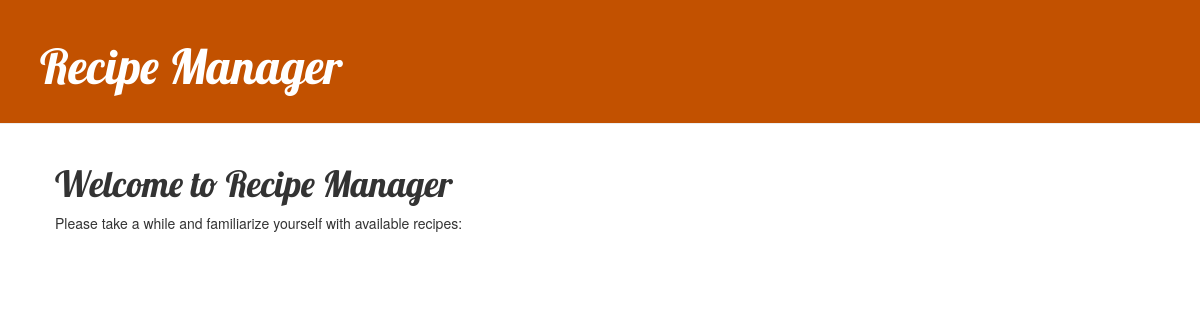
Before: / with the older database file.
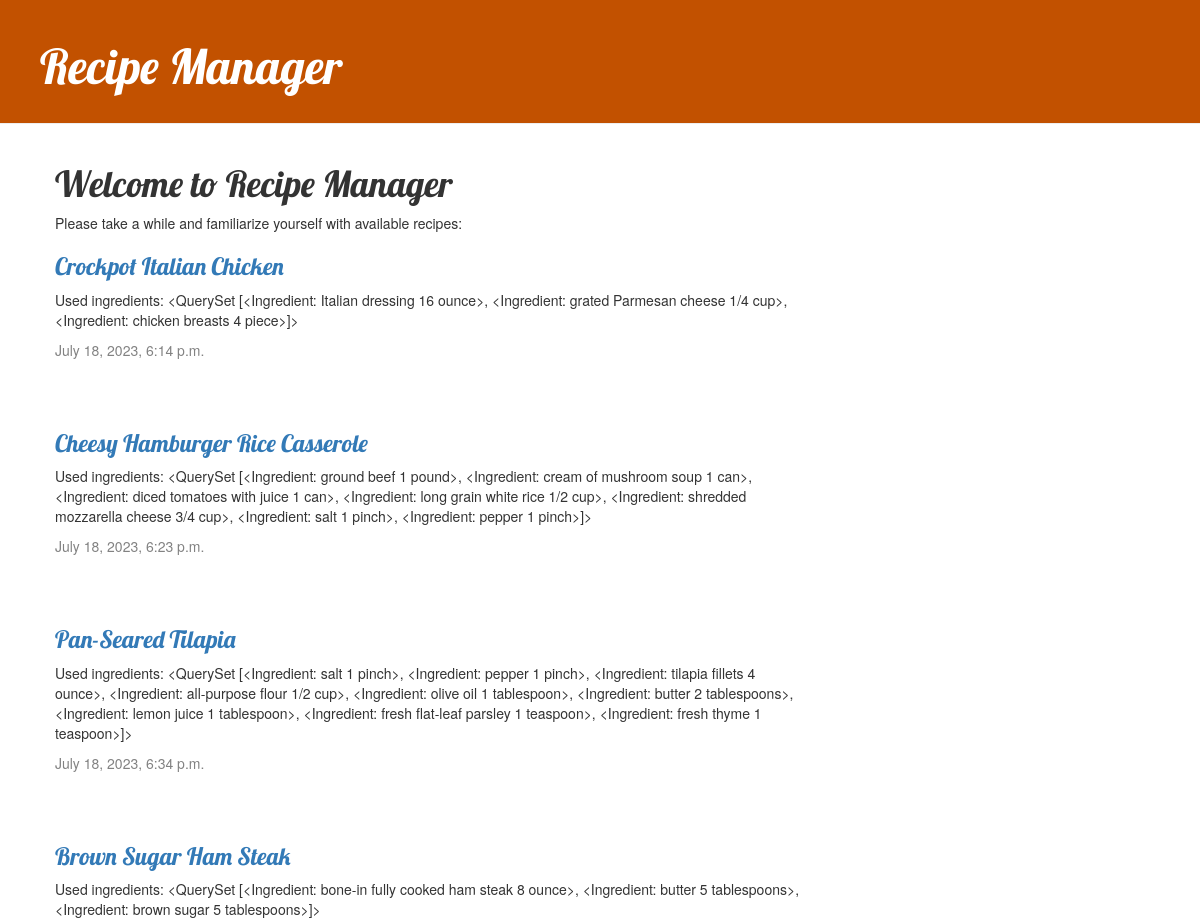
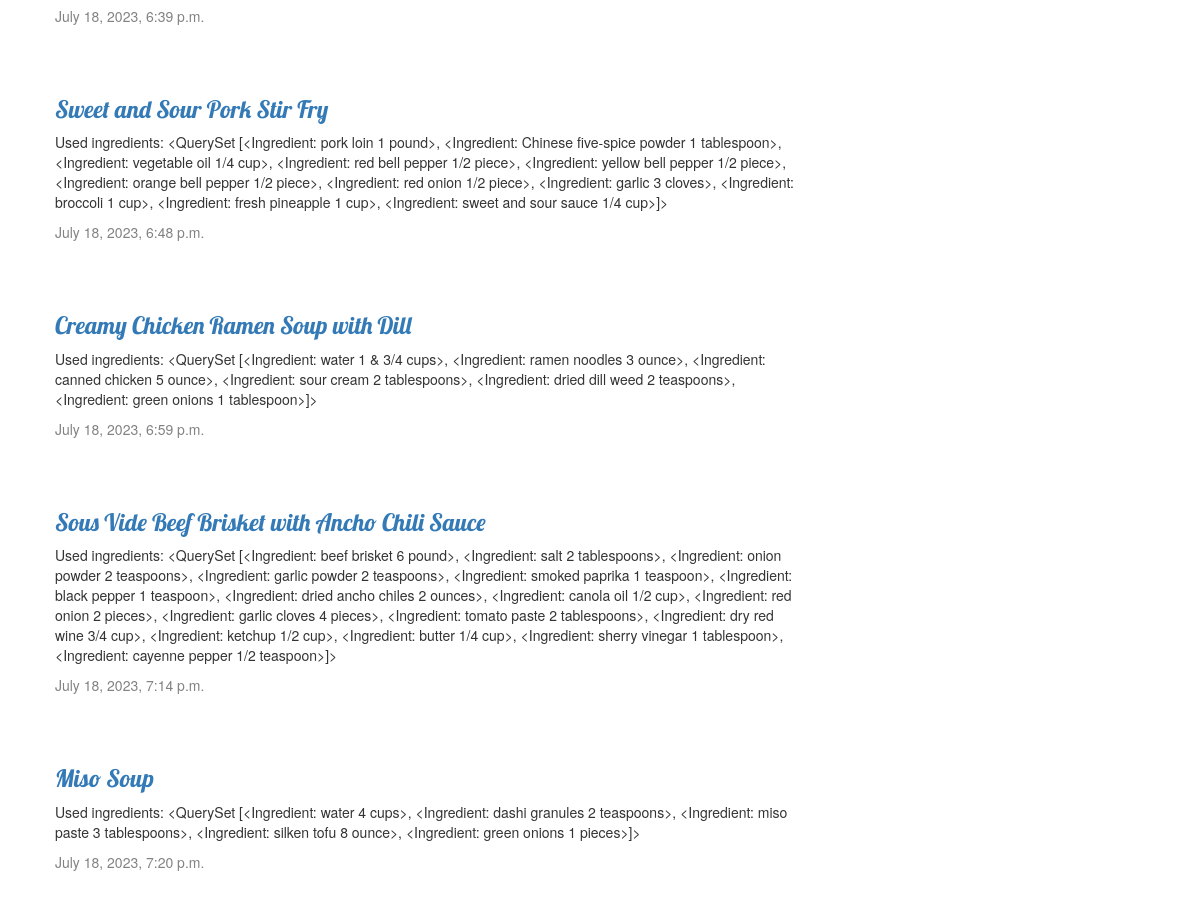
After: the same page with the newer database file (2 pictures, top to bottom).
### recipes/models/recipe.py (models this page shows, shortened)
class Recipe(models.Model):
    title = models.CharField(max_length=100, db_comment="The title of the recipe.")
    description = models.TextField(db_comment="A description or instructions for the recipe.")
    chef = models.ForeignKey(Chef, on_delete=models.CASCADE, db_comment="The chef who created the recipe.")
    ingredients = models.ManyToManyField(Ingredient)
    categories = models.ManyToManyField(Category)
    created_at = models.DateTimeField(auto_now_add=True, db_comment="The timestamp when the recipe was created.")

### recipes/models/ingredient.py (models this page shows)
class Ingredient(models.Model):
    name = models.CharField(max_length=100, db_comment="The name of the ingredient.")
    quantity = models.CharField(max_length=100, db_comment="The quantity or amount required.")
    def __str__(self):
        return f'{self.name} {self.quantity}'

### recipes/views/recipes_view.py (the view)
# urls.py: path('', views.recipes_list, name='recipes_list'),
def recipes_list(request):
    try:
        recipes = Recipe.objects.filter(created_at__lte=timezone.now()).order_by('created_at')
        return render(request, 'recipes/recipes_list.html', {'recipes': recipes})
    except Http404:
        return render(request, "recipes/error.html", {"error_title": "page not found",
                                                      "error_text1": "Sorry, but the page you requested cannot be found.",
                                                      "error_text2": "Try checking the URL for errors, then hit the refresh button on your browser."})

### recipes/templates/recipes/recipes_list.html (shortened to what this page needs)
{% extends 'recipes/home.html' %}
{% block content %}
<div>
    <h1>Welcome to Recipe Manager</h1>
    <p>Please take a while and familiarize yourself with available recipes:</p>
</div>
{% for recipe in recipes %}
<div class="recipe">
    <h3><a href="{% url 'recipe_detail' pk=recipe.pk %}">{{ recipe.title }}</a></h3>
    <p>Used ingredients: {{ recipe.ingredients.all }}</p>
    <div class="date">
        {{ recipe.created_at }}
    </div>
    </div>
{% endfor %}
{% endblock %}

Changed rows visible on the page:
added Recipe: title "Crockpot Italian Chicken", ingredients.all "<QuerySet [<Ingredient: Italian dressing 16 ounce>, <Ingredient: grated Parmesan cheese 1/4 cup>, <Ingredient: chicken breasts 4 piece>]>", created_at "July 18, 2023, 6:14 p.m."
added Recipe: title "Cheesy Hamburger Rice Casserole", ingredients.all "<QuerySet [<Ingredient: ground beef 1 pound>, <Ingredient: cream of mushroom soup 1 can>, <Ingredient: diced tomatoes with juice 1 can>, <Ingredient: long grain white rice 1/2 cup>, <Ingredient: shredded mozzarella cheese 3/4 cup>, <Ingredient: salt 1 pinch>, <Ingredient: pepper 1 pinch>]>", created_at "July 18, 2023, 6:23 p.m."
added Recipe: title "Pan-Seared Tilapia", ingredients.all "<QuerySet [<Ingredient: salt 1 pinch>, <Ingredient: pepper 1 pinch>, <Ingredient: tilapia fillets 4 ounce>, <Ingredient: all-purpose flour 1/2 cup>, <Ingredient: olive oil 1 tablespoon>, <Ingredient: butter 2 tablespoons>, <Ingredient: lemon juice 1 tablespoon>, <Ingredient: fresh flat-leaf parsley 1 teaspoon>, <Ingredient: fresh thyme 1 teaspoon>]>", created_at "July 18, 2023, 6:34 p.m."
added Recipe: title "Brown Sugar Ham Steak", ingredients.all "<QuerySet [<Ingredient: bone-in fully cooked ham steak 8 ounce>, <Ingredient: butter 5 tablespoons>, <Ingredient: brown sugar 5 tablespoons>]>", created_at "July 18, 2023, 6:39 p.m."
added Recipe: title "Sweet and Sour Pork Stir Fry", ingredients.all "<QuerySet [<Ingredient: pork loin 1 pound>, <Ingredient: Chinese five-spice powder 1 tablespoon>, <Ingredient: vegetable oil 1/4 cup>, <Ingredient: red bell pepper 1/2 piece>, <Ingredient: yellow bell pepper 1/2 piece>, <Ingredient: orange bell pepper 1/2 piece>, <Ingredient: red onion 1/2 piece>, <Ingredient: garlic 3 cloves>, <Ingredient: broccoli 1 cup>, <Ingredient: fresh pineapple 1 cup>, <Ingredient: sweet and sour sauce 1/4 cup>]>", created_at "July 18, 2023, 6:48 p.m."
added Recipe: title "Creamy Chicken Ramen Soup with Dill", ingredients.all "<QuerySet [<Ingredient: water 1 & 3/4 cups>, <Ingredient: ramen noodles 3 ounce>, <Ingredient: canned chicken 5 ounce>, <Ingredient: sour cream 2 tablespoons>, <Ingredient: dried dill weed 2 teaspoons>, <Ingredient: green onions 1 tablespoon>]>", created_at "July 18, 2023, 6:59 p.m."
added Recipe: title "Sous Vide Beef Brisket with Ancho Chili Sauce", ingredients.all "<QuerySet [<Ingredient: beef brisket 6 pound>, <Ingredient: salt 2 tablespoons>, <Ingredient: onion powder 2 teaspoons>, <Ingredient: garlic powder 2 teaspoons>, <Ingredient: smoked paprika 1 teaspoon>, <Ingredient: black pepper 1 teaspoon>, <Ingredient: dried ancho chiles 2 ounces>, <Ingredient: canola oil 1/2 cup>, <Ingredient: red onion 2 pieces>, <Ingredient: garlic cloves 4 pieces>, <Ingredient: tomato paste 2 tablespoons>, <Ingredient: dry red wine 3/4 cup>, <Ingredient: ketchup 1/2 cup>, <Ingredient: butter 1/4 cup>, <Ingredient: sherry vinegar 1 tablespoon>, <Ingredient: cayenne pepper 1/2 teaspoon>]>", created_at "July 18, 2023, 7:14 p.m."
added Recipe: title "Miso Soup", ingredients.all "<QuerySet [<Ingredient: water 4 cups>, <Ingredient: dashi granules 2 teaspoons>, <Ingredient: miso paste 3 tablespoons>, <Ingredient: silken tofu 8 ounce>, <Ingredient: green onions 1 pieces>]>", created_at "July 18, 2023, 7:20 p.m."
